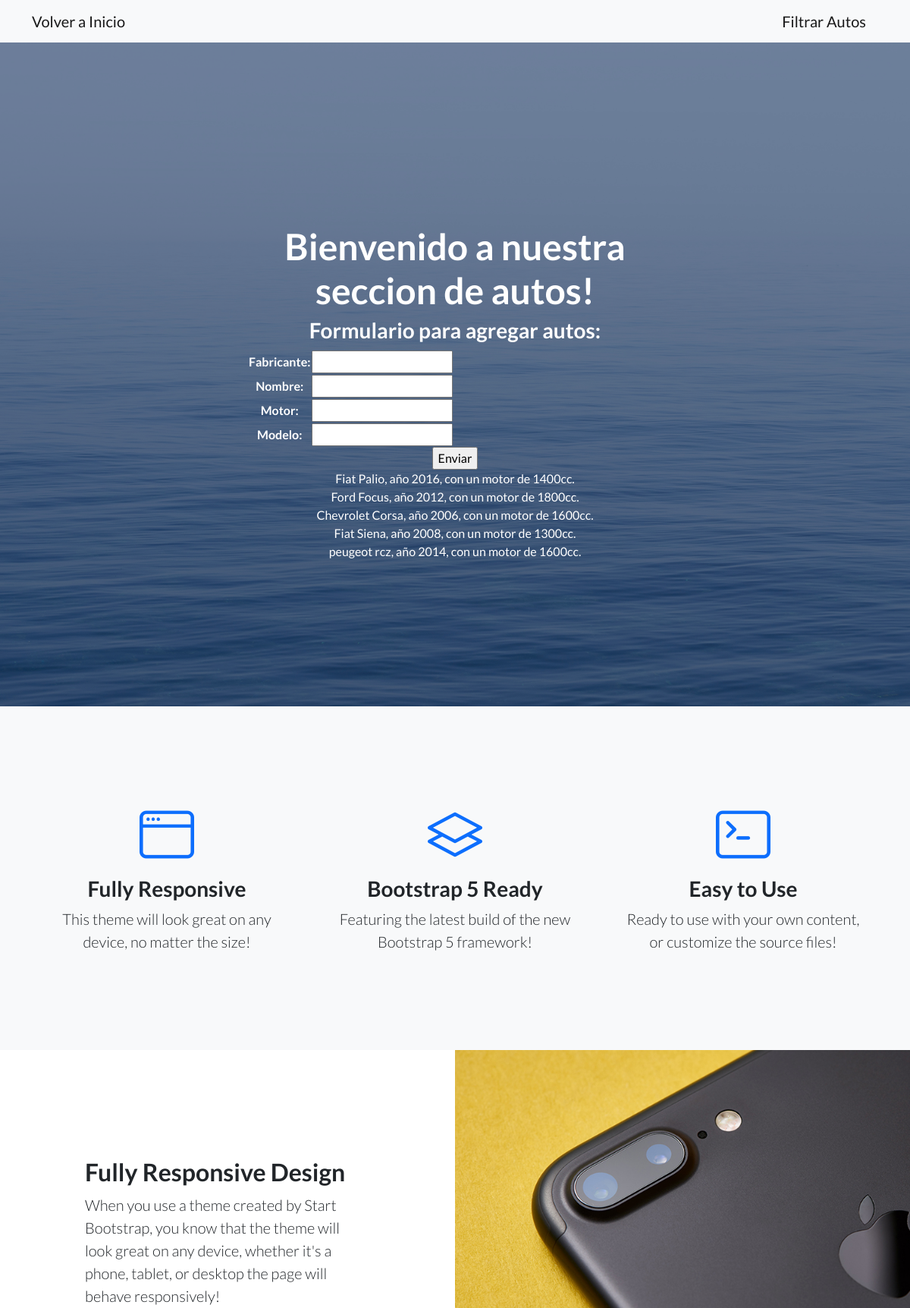
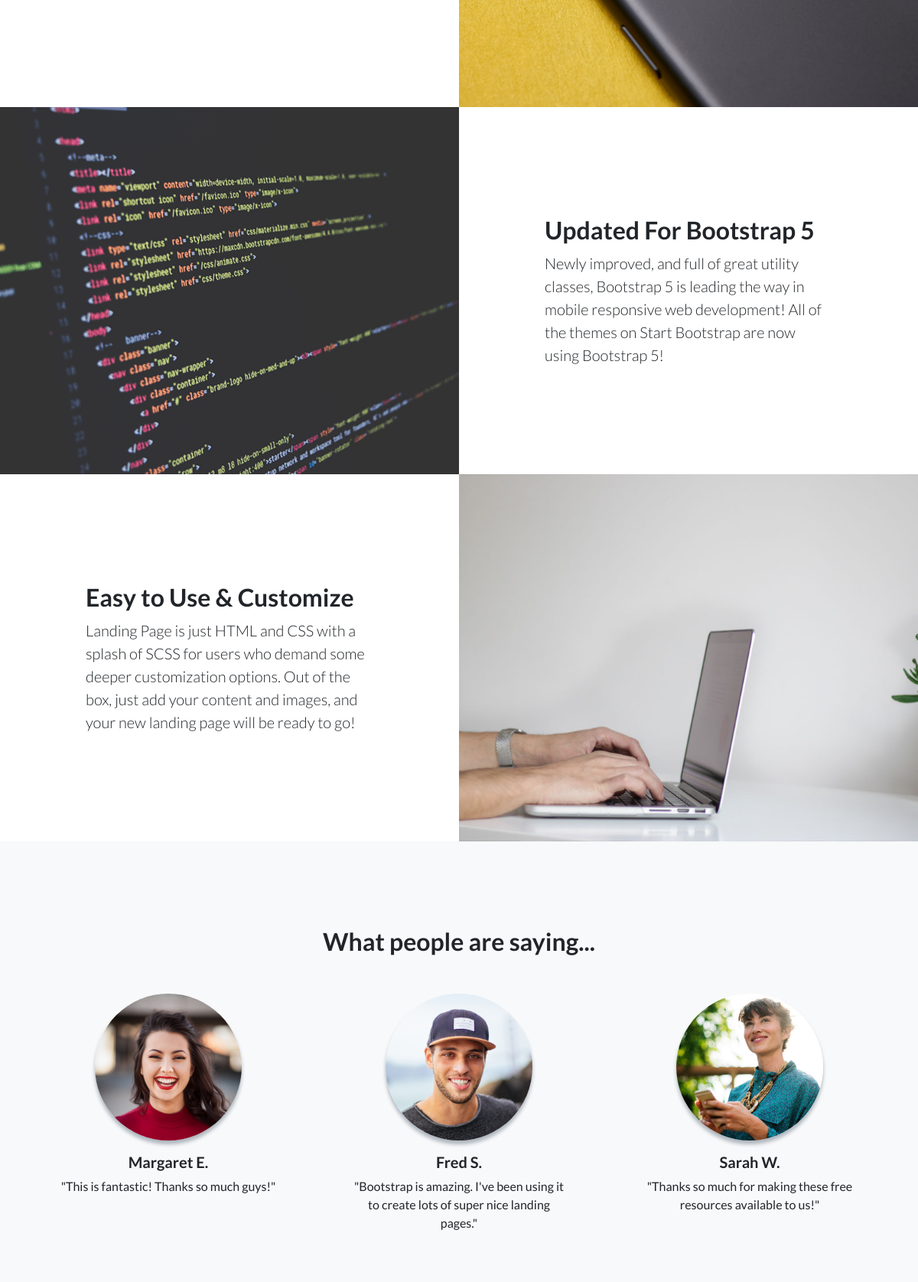
/autos/ (upper part), run on the app's committed database (2 pictures, top to bottom).
### AppMVT/models.py (models this page shows)
class Auto(models.Model):
    fabricante=models.CharField(max_length=20)
    nombre=models.CharField(max_length=20)
    motor=models.IntegerField()
    modelo=models.IntegerField()

### AppMVT/views.py (the view, shortened to what this page needs)
# urls.py: path('autos/', views.autos,name="autos"),
def autos(request):
    autos=Auto.objects.all()
    contexto={
        "form":AutoFormulario(),
        "autos":autos
    }
    return render(request, "auto.html", contexto)

### AppMVT/forms.py
class AutoFormulario(forms.Form):
    fabricante=forms.CharField(max_length=20)
    nombre=forms.CharField(max_length=20)
    motor=forms.IntegerField()
    modelo=forms.IntegerField()

### templates/auto.html (shortened to what this page needs)
{% extends "index.html" %}
{% load static %}
{% block barraDeNavegacion %}
    <nav class="navbar navbar-light bg-light static-top">
        <div class="container">
            <a class="navbar-brand" href="{% url 'inicio' %}">Volver a Inicio</a>
            <a class="navbar-brand" href="{% url 'autoBusqueda' %}">Filtrar Autos</a>
        </div>
    </nav>
{% endblock %}
{% block bienvenida %}
    <h1>Bienvenido a nuestra seccion de autos!</h1>
    <h3>Formulario para agregar autos:</h3>
    <form action="" method="POST">
        <table>
            {{ form.as_table }}
        </table>
        <input type="submit", value="Enviar">
    </form>
    {% for auto in autos %}
        {{ auto.fabricante }} {{ auto.nombre }}, año {{ auto.modelo }}, con un motor de {{ auto.motor }}cc.
        <br>
    {% endfor %}
{% endblock %}

### templates/index.html (shortened to what this page needs)
<!DOCTYPE html>
<html lang="en">
    <head>
        {% load static %}
        <link href="https://cdn.jsdelivr.net/npm/bootstrap-icons@1.5.0/font/bootstrap-icons.css" rel="stylesheet" type="text/css" />
        <link href="{% static 'AppMVT/css/styles.css' %}" rel="stylesheet" />
    </head>
    <body>
        {% block barraDeNavegacion %}{% endblock %}
        <header class="masthead">
            <div class="container position-relative">
                <div class="row justify-content-center">
                    <div class="col-xl-6">
                        <div class="text-center text-white">
                            <h1 class="mb-5"> {% block bienvenida %}{% endblock %}</h1>
                        </div>
                    </div>
                </div>
            </div>
        </header>
        <section class="features-icons bg-light text-center">
            <div class="container">
                <div class="row">
                    <div class="col-lg-4">
                        <div class="features-icons-item mx-auto mb-5 mb-lg-0 mb-lg-3">
                            <div class="features-icons-icon d-flex"><i class="bi-window m-auto text-primary"></i></div>
                            <h3>Fully Responsive</h3>
                            <p class="lead mb-0">This theme will look great on any device, no matter the size!</p>
                        </div>
                    </div>
                    <div class="col-lg-4">
                        <div class="features-icons-item mx-auto mb-5 mb-lg-0 mb-lg-3">
                            <div class="features-icons-icon d-flex"><i class="bi-layers m-auto text-primary"></i></div>
                            <h3>Bootstrap 5 Ready</h3>
                            <p class="lead mb-0">Featuring the latest build of the new Bootstrap 5 framework!</p>
                        </div>
                    </div>
                    <div class="col-lg-4">
                        <div class="features-icons-item mx-auto mb-0 mb-lg-3">
                            <div class="features-icons-icon d-flex"><i class="bi-terminal m-auto text-primary"></i></div>
                            <h3>Easy to Use</h3>
                            <p class="lead mb-0">Ready to use with your own content, or customize the source files!</p>
                        </div>
                    </div>
                </div>
            </div>
        </section>
        <section class="showcase">
            <div class="container-fluid p-0">
                <div class="row g-0">
                    <div class="col-lg-6 order-lg-2 text-white showcase-img" style="background-image: url('assets/img/bg-showcase-1.jpg')"></div>
                    <div class="col-lg-6 order-lg-1 my-auto showcase-text">
                        <h2>Fully Responsive Design</h2>
                        <p class="lead mb-0">When you use a theme created by Start Bootstrap, you know that the theme will look great on any device, whether it's a phone, tablet, or desktop the page will behave responsively!</p>
                    </div>
                </div>
                <div class="row g-0">
                    <div class="col-lg-6 text-white showcase-img" style="background-image: url('assets/img/bg-showcase-2.jpg')"></div>
                    <div class="col-lg-6 my-auto showcase-text">
                        <h2>Updated For Bootstrap 5</h2>
                        <p class="lead mb-0">Newly improved, and full of great utility classes, Bootstrap 5 is leading the way in mobile responsive web development! All of the themes on Start Bootstrap are now using Bootstrap 5!</p>
                    </div>
                </div>
                <div class="row g-0">
                    <div class="col-lg-6 order-lg-2 text-white showcase-img" style="background-image: url('assets/img/bg-showcase-3.jpg')"></div>
                    <div class="col-lg-6 order-lg-1 my-auto showcase-text">
                        <h2>Easy to Use & Customize</h2>
                        <p class="lead mb-0">Landing Page is just HTML and CSS with a splash of SCSS for users who demand some deeper customization options. Out of the box, just add your content and images, and your new landing page will be ready to go!</p>
                    </div>
                </div>
            </div>
        </section>
        <section class="testimonials text-center bg-light">
            <div class="container">
                <h2 class="mb-5">What people are saying...</h2>
                <div class="row">
                    <div class="col-lg-4">
                        <div class="testimonial-item mx-auto mb-5 mb-lg-0">
                            <img class="img-fluid rounded-circle mb-3" src="assets/img/testimonials-1.jpg" alt="..." />
                            <h5>Margaret E.</h5>
                            <p class="font-weight-light mb-0">"This is fantastic! Thanks so much guys!"</p>
                        </div>
                    </div>
                    <div class="col-lg-4">
                        <div class="testimonial-item mx-auto mb-5 mb-lg-0">
                            <img class="img-fluid rounded-circle mb-3" src="assets/img/testimonials-2.jpg" alt="..." />
                            <h5>Fred S.</h5>
                            <p class="font-weight-light mb-0">"Bootstrap is amazing. I've been using it to create lots of super nice landing pages."</p>
                        </div>
                    </div>
                    <div class="col-lg-4">
                        <div class="testimonial-item mx-auto mb-5 mb-lg-0">
                            <img class="img-fluid rounded-circle mb-3" src="assets/img/testimonials-3.jpg" alt="..." />
                            <h5>Sarah W.</h5>
                            <p class="font-weight-light mb-0">"Thanks so much for making these free resources available to us!"</p>
                        </div>
                    </div>
                </div>
            </div>
        </section>
    </body>
</html>

### data on the page
Auto: fabricante "Fiat", nombre "Palio", modelo "2016", motor "1400"
Auto: fabricante "Ford", nombre "Focus", modelo "2012", motor "1800"
Auto: fabricante "Chevrolet", nombre "Corsa", modelo "2006", motor "1600"
Auto: fabricante "Fiat", nombre "Siena", modelo "2008", motor "1300"
Auto: fabricante "peugeot", nombre "rcz", modelo "2014", motor "1600"
